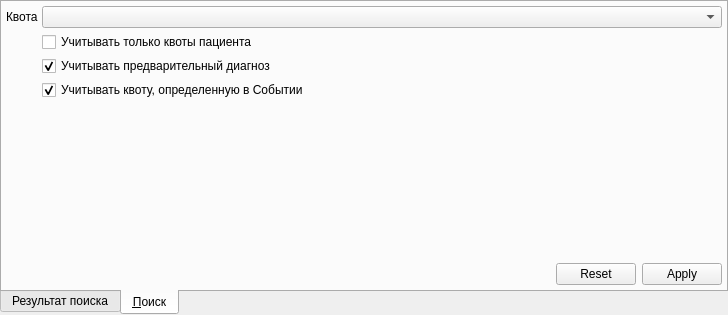
<?xml version="1.0" encoding="UTF-8"?>
<ui version="4.0">
 <class>PatientModelComboBoxPopup</class>
 <widget class="QWidget" name="PatientModelComboBoxPopup">
  <property name="geometry">
   <rect>
    <x>0</x>
    <y>0</y>
    <width>728</width>
    <height>315</height>
   </rect>
  </property>
  <property name="windowTitle">
   <string>Form</string>
  </property>
  <layout class="QGridLayout">
   <property name="margin">
    <number>0</number>
   </property>
   <property name="spacing">
    <number>0</number>
   </property>
   <item row="0" column="0">
    <widget class="QTabWidget" name="tabWidget">
     <property name="tabPosition">
      <enum>QTabWidget::South</enum>
     </property>
     <property name="tabShape">
      <enum>QTabWidget::Rounded</enum>
     </property>
     <property name="currentIndex">
      <number>1</number>
     </property>
     <widget class="QWidget" name="tabPatientModel">
      <attribute name="title">
       <string>Результат поиска</string>
      </attribute>
      <layout class="QVBoxLayout">
       <property name="spacing">
        <number>4</number>
       </property>
       <property name="margin">
        <number>4</number>
       </property>
       <item>
        <widget class="CTableView" name="tblPatientModel"/>
       </item>
      </layout>
     </widget>
     <widget class="QWidget" name="tabSearch">
      <attribute name="title">
       <string>&amp;Поиск</string>
      </attribute>
      <layout class="QGridLayout">
       <property name="margin">
        <number>4</number>
       </property>
       <property name="spacing">
        <number>4</number>
       </property>
       <item row="5" column="2">
        <widget class="QDialogButtonBox" name="buttonBox">
         <property name="sizePolicy">
          <sizepolicy hsizetype="Fixed" vsizetype="Fixed">
           <horstretch>0</horstretch>
           <verstretch>0</verstretch>
          </sizepolicy>
         </property>
         <property name="orientation">
          <enum>Qt::Horizontal</enum>
         </property>
         <property name="standardButtons">
          <set>QDialogButtonBox::Apply|QDialogButtonBox::Reset</set>
         </property>
         <property name="centerButtons">
          <bool>false</bool>
         </property>
        </widget>
       </item>
       <item row="5" column="1">
        <spacer name="horizontalSpacer_2">
         <property name="orientation">
          <enum>Qt::Horizontal</enum>
         </property>
         <property name="sizeHint" stdset="0">
          <size>
           <width>40</width>
           <height>20</height>
          </size>
         </property>
        </spacer>
       </item>
       <item row="0" column="1" colspan="2">
        <widget class="CClientQuotingModelPatientComboBox" name="cmbQuoting"/>
       </item>
       <item row="0" column="0">
        <widget class="QLabel" name="label">
         <property name="text">
          <string>Квота</string>
         </property>
        </widget>
       </item>
       <item row="2" column="1" colspan="2">
        <widget class="QCheckBox" name="chkPreviousMKB">
         <property name="text">
          <string>Учитывать предварительный диагноз</string>
         </property>
         <property name="checked">
          <bool>true</bool>
         </property>
        </widget>
       </item>
       <item row="4" column="1">
        <spacer>
         <property name="orientation">
          <enum>Qt::Vertical</enum>
         </property>
         <property name="sizeHint" stdset="0">
          <size>
           <width>20</width>
           <height>141</height>
          </size>
         </property>
        </spacer>
       </item>
       <item row="1" column="1" colspan="2">
        <widget class="QCheckBox" name="chkQuotingPatientOnly">
         <property name="text">
          <string>Учитывать только квоты пациента</string>
         </property>
        </widget>
       </item>
       <item row="3" column="1" colspan="2">
        <widget class="QCheckBox" name="chkQuotingEvent">
         <property name="text">
          <string>Учитывать квоту, определенную в Событии</string>
         </property>
         <property name="checked">
          <bool>true</bool>
         </property>
        </widget>
       </item>
      </layout>
     </widget>
    </widget>
   </item>
  </layout>
 </widget>
 <customwidgets>
  <customwidget>
   <class>CTableView</class>
   <extends>QTableView</extends>
   <header>library/TableView.h</header>
  </customwidget>
  <customwidget>
   <class>CClientQuotingModelPatientComboBox</class>
   <extends>QComboBox</extends>
   <header>Quoting/QuotaTypeComboBox.h</header>
  </customwidget>
 </customwidgets>
 <tabstops>
  <tabstop>tabWidget</tabstop>
  <tabstop>buttonBox</tabstop>
  <tabstop>tblPatientModel</tabstop>
 </tabstops>
 <resources/>
 <connections/>
</ui>
